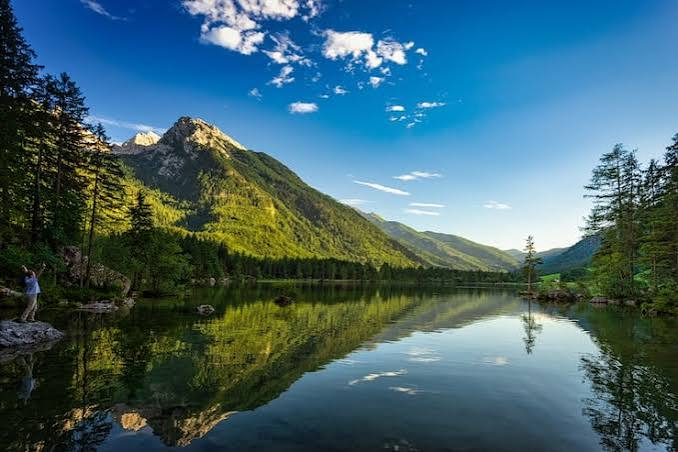
#> input picture LAB/Input/ex10.jpg, 678 x 452 px, found by its file name
$ python e10.py
#> lines starting #> are read from the running program, lines starting #| are printed output that depends on the picture
import cv2
import numpy as np

img = cv2.imread("ex10.jpg")
#> img is the input picture: shape (452, 678, 3); mean B, G, R 110.2, 101.1, 67.4
M = np.float32([[1, 0, 100], [0, 1, 50]])  # Right 100, Down 50
result = cv2.warpAffine(img, M, (img.shape[1], img.shape[0]))
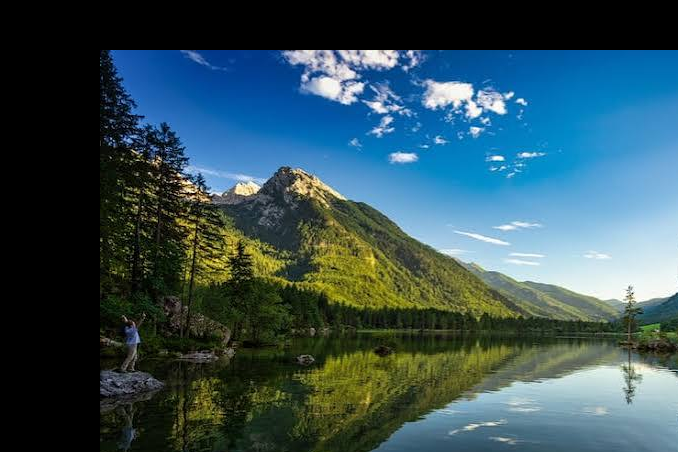
#> result: shape (452, 678, 3); mean B, G, R 87.5, 80.2, 53

cv2.imshow("original image", img)
cv2.imshow("Moved Image", result)
cv2.waitKey(0)
cv2.destroyAllWindows()

$ run again, with LAB/Input/ex1.jpg copied over LAB/Input/ex10.jpg
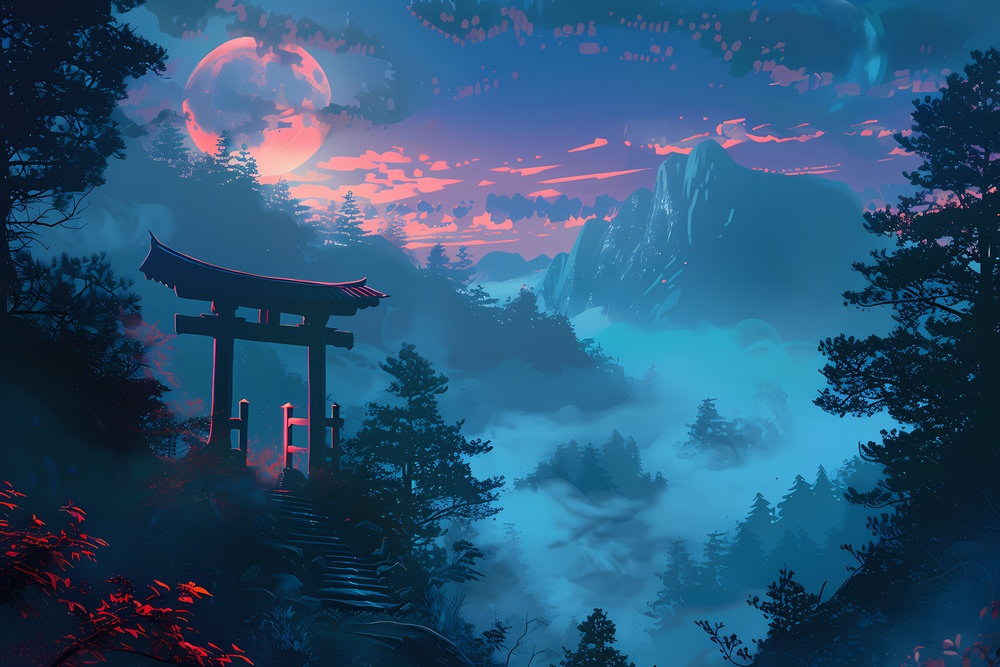
#> input picture LAB/Input/ex1.jpg, 1000 x 667 px, shrunk from 5376 x 3584 before the run, found by its file name
#> img is the input picture: shape (667, 1000, 3); mean B, G, R 117.6, 84.1, 42.4
#> `result = cv2.warpAffine(img, M, (img.shape[1], img.shape[0]))`:
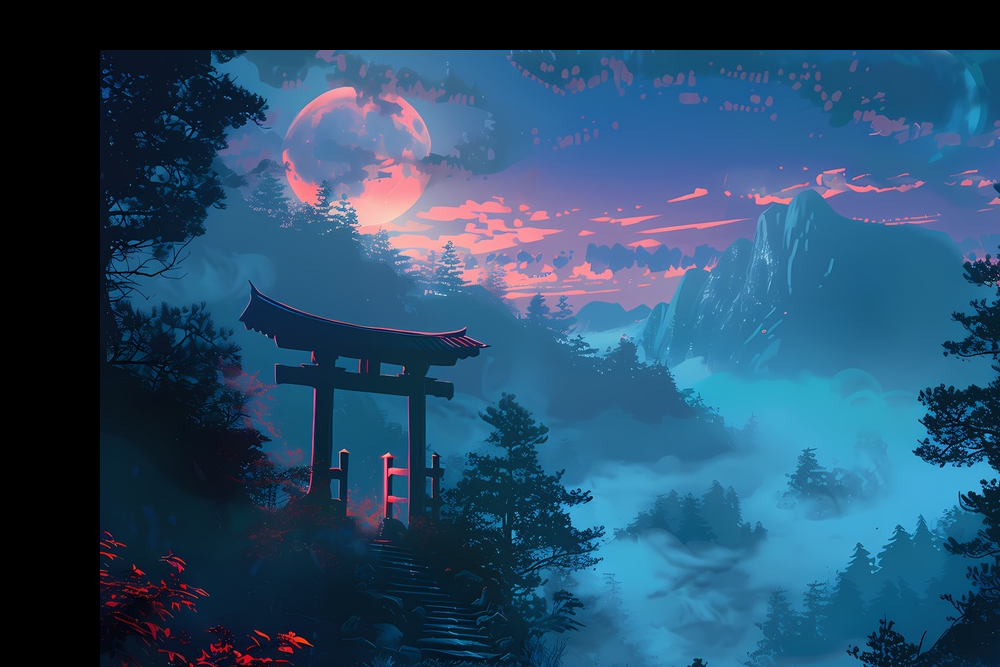
#> result: shape (667, 1000, 3); mean B, G, R 105.1, 76, 39.5

$ run again, with LAB/Input/ex11.jpg copied over LAB/Input/ex10.jpg
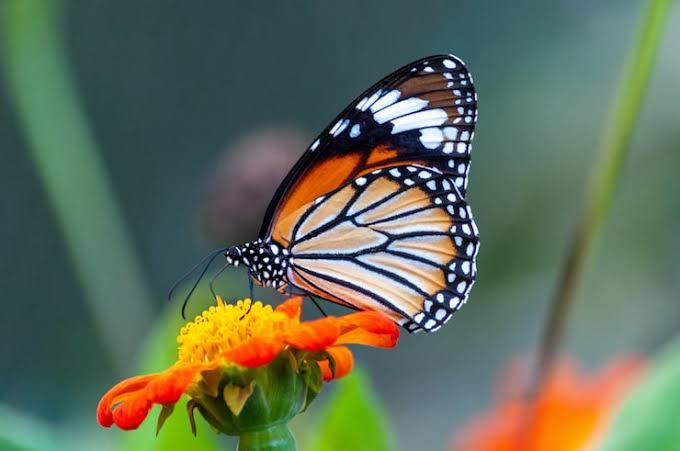
#> input picture LAB/Input/ex11.jpg, 680 x 451 px, found by its file name
#> img is the input picture: shape (451, 680, 3); mean B, G, R 89.9, 109.4, 97.3
#> `result = cv2.warpAffine(img, M, (img.shape[1], img.shape[0]))`:
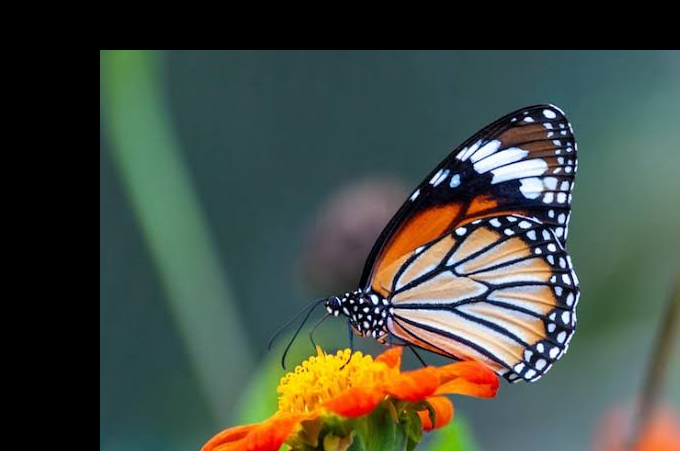
#> result: shape (451, 680, 3); mean B, G, R 65.9, 75.4, 67.4

$ run again, with LAB/Input/ex12.jpg copied over LAB/Input/ex10.jpg
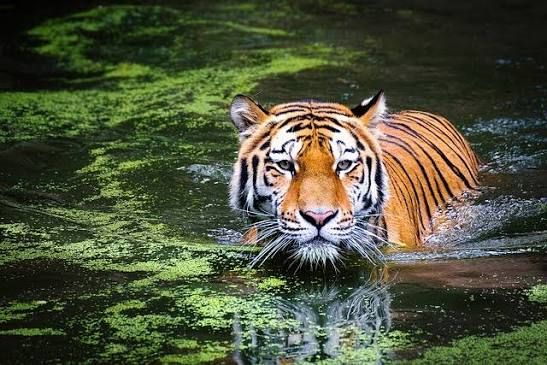
#> input picture LAB/Input/ex12.jpg, 547 x 365 px, found by its file name
#> img is the input picture: shape (365, 547, 3); mean B, G, R 59.3, 83.1, 77.5
#> `result = cv2.warpAffine(img, M, (img.shape[1], img.shape[0]))`:
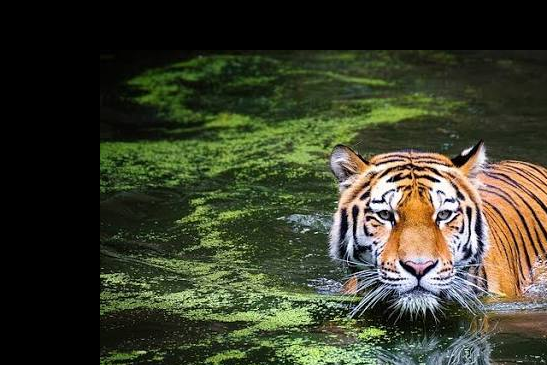
#> result: shape (365, 547, 3); mean B, G, R 43.3, 62.2, 58.9
